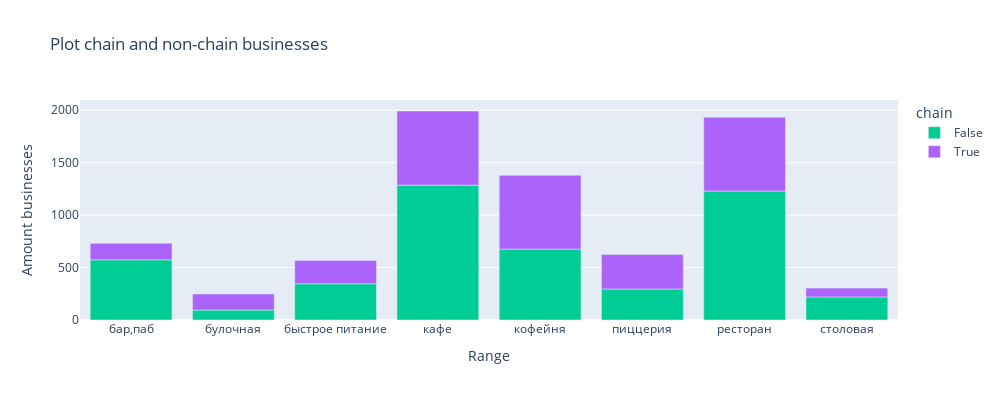

The cell this chart's notebook holds for it:
### Code cell
#Let's build a visualization of proportion
fig =(
   px.bar(chain_category, x = 'category', y='count', color='chain', 
          title='Plot chain and non-chain businesses',
         width=1000, height=400,
         color_discrete_map={ 
                "True": "#558a86", "False": "#f54123"
            })
    
)   

fig.update_xaxes(title_text='Range') 
fig.update_yaxes(title_text='Amount businesses')
fig.show()

### Figure 1 — Plotly figure (JSON) as saved in the notebook; plotly's stock layout.template omitted (floating-point values rounded to 4 significant figures)
{"data": [{"alignmentgroup": "True", "hovertemplate": "chain=False<br>category=%{x}<br>count=%{y}<extra></extra>", "legendgroup": "False", "marker": {"color": "#00cc96", "pattern": {"shape": ""}}, "name": "False", "offsetgroup": "False", "orientation": "v", "showlegend": true, "textposition": "auto", "type": "bar", "x": ["бар,паб", "булочная", "быстрое питание", "кафе", "кофейня", "пиццерия", "ресторан", "столовая"], "xaxis": "x", "y": [574, 95, 346, 1286, 676, 296, 1230, 220], "yaxis": "y"}, {"alignmentgroup": "True", "hovertemplate": "chain=True<br>category=%{x}<br>count=%{y}<extra></extra>", "legendgroup": "True", "marker": {"color": "#ab63fa", "pattern": {"shape": ""}}, "name": "True", "offsetgroup": "True", "orientation": "v", "showlegend": true, "textposition": "auto", "type": "bar", "x": ["бар,паб", "булочная", "быстрое питание", "кафе", "кофейня", "пиццерия", "ресторан", "столовая"], "xaxis": "x", "y": [158, 153, 222, 707, 704, 328, 703, 84], "yaxis": "y"}], "layout": {"barmode": "relative", "height": 400, "legend": {"title": {"text": "chain"}, "tracegroupgap": 0}, "title": {"text": "Plot chain and non-chain businesses"}, "width": 1000, "xaxis": {"anchor": "y", "domain": [0, 1], "title": {"text": "Range"}}, "yaxis": {"anchor": "x", "domain": [0, 1], "title": {"text": "Amount businesses"}}}}
